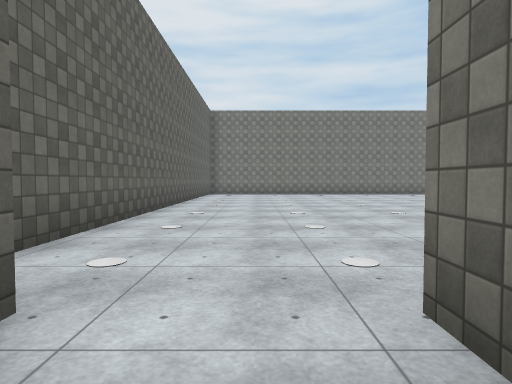
View 1 (above)

24 first-person views from a walk through a Unity game level. The camera is 1.3 m above the floor, tilts 2° down and sees 75° across. Doors are open. The floor is counted in squares, 2 m on a side. Each view is taken from the middle of a square. On the plan, view 1 faces up. The plan holds only what a view shows up to about 10 squares ahead; the rest is blank. The place goes on beyond the plan. The player is left out. Surface patterns are stand-ins for the level's own textures.

View 2
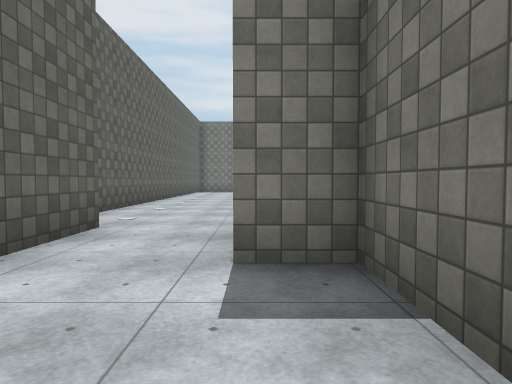

View 3
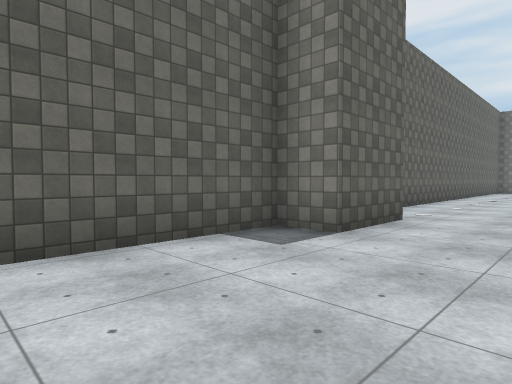

View 4
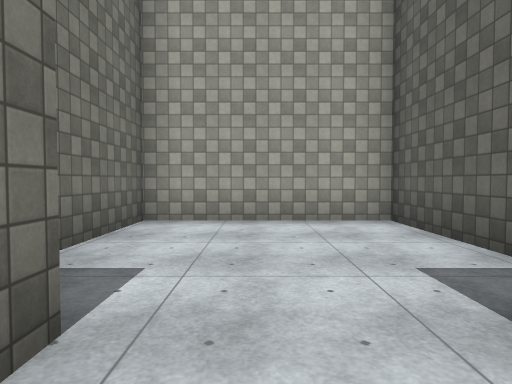

View 5
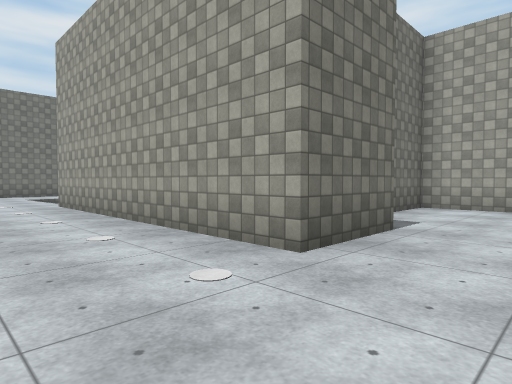

View 6
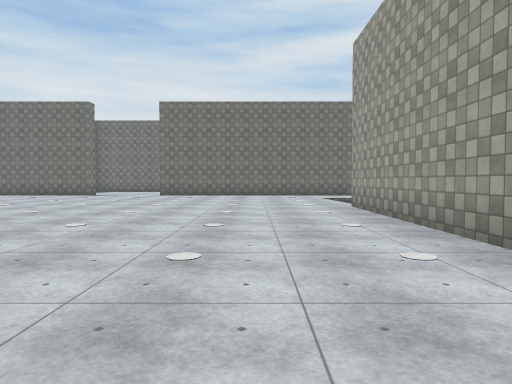

View 7
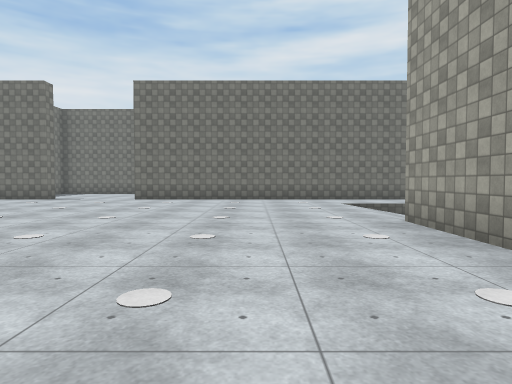

View 8
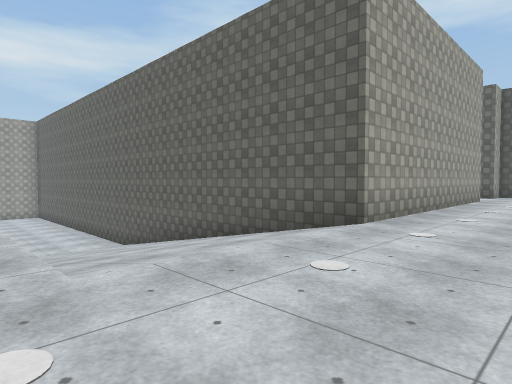

View 9
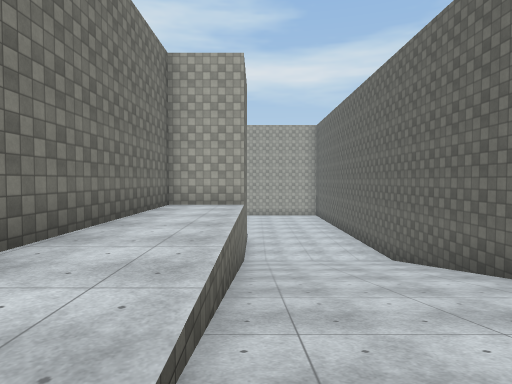

View 10
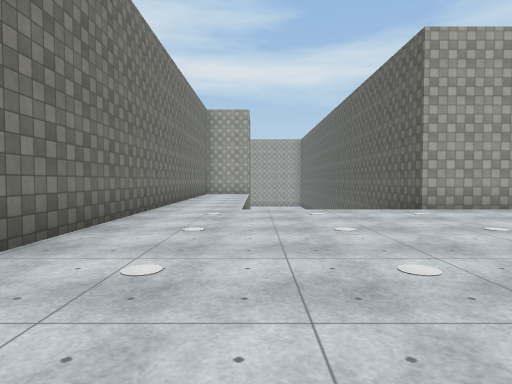

View 11
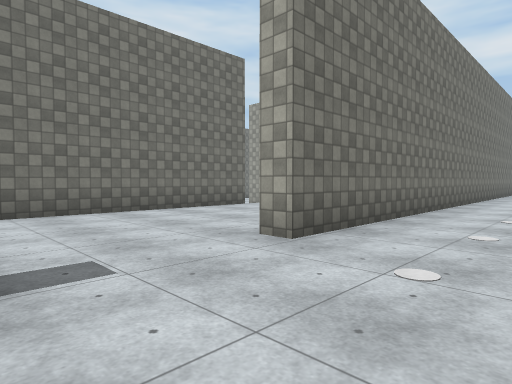

View 12
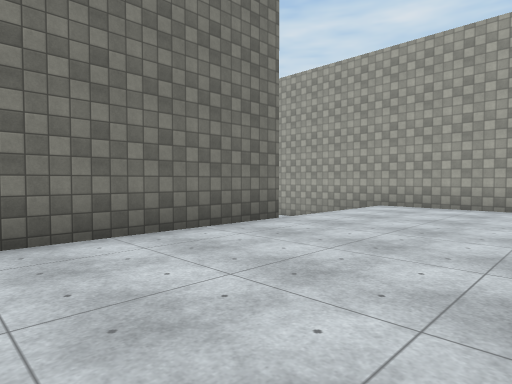

View 13
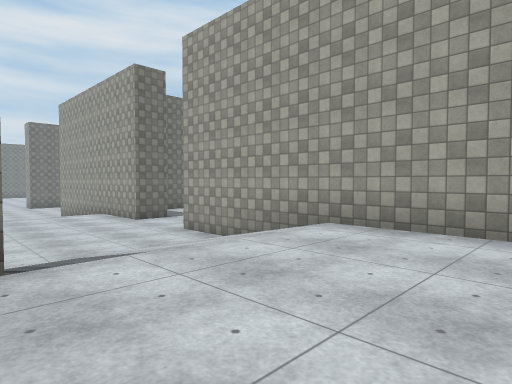

View 14
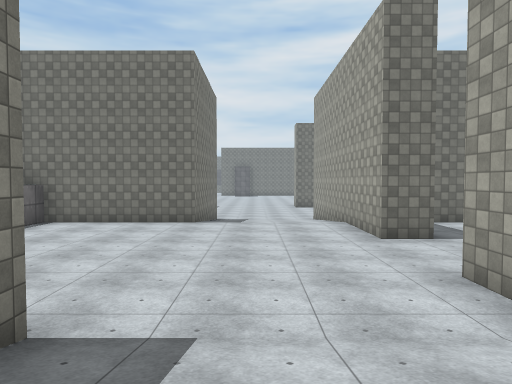

View 15
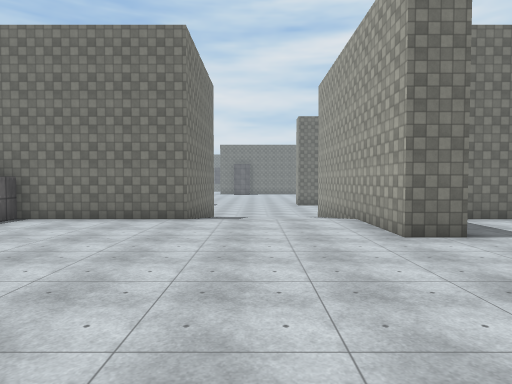

View 16
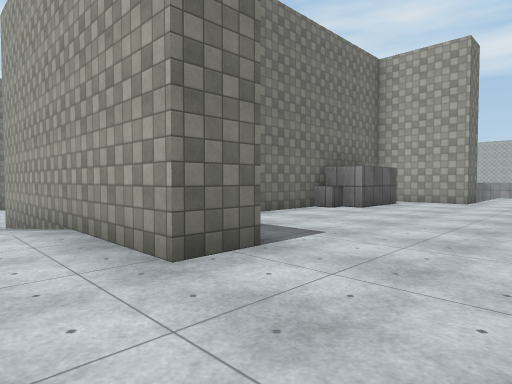

View 17
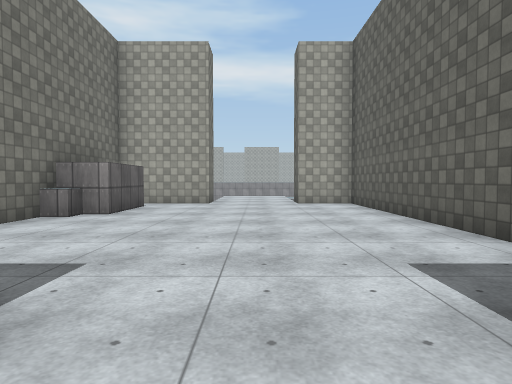

View 18
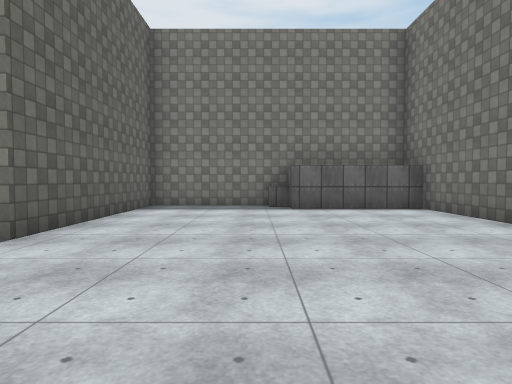

View 19
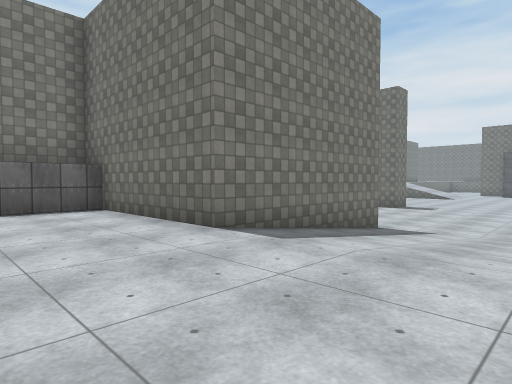

View 20
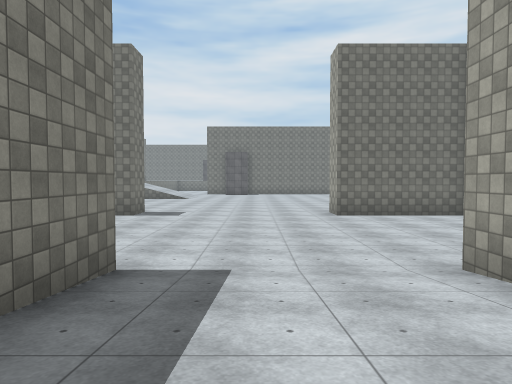

View 21
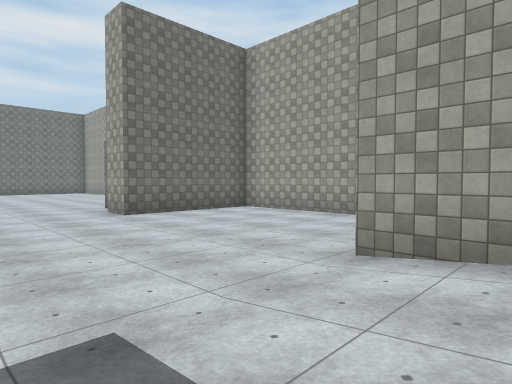

View 22
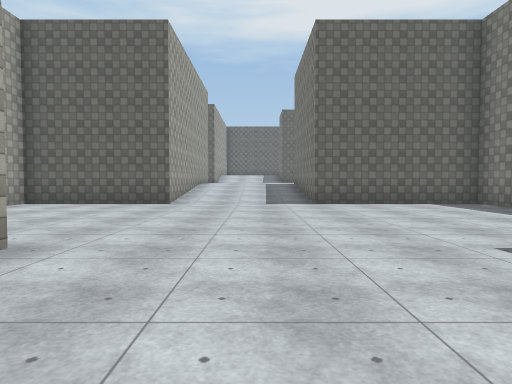

View 23
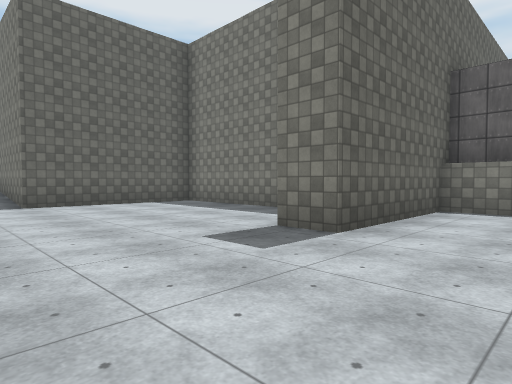

View 24
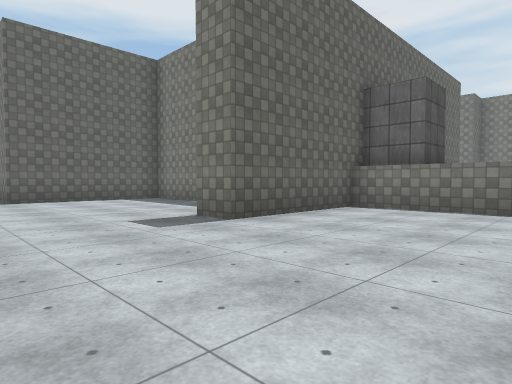

### Floor plan
Key: @ floor where view 1 was taken; # wall or solid block; . main floor; - floor 1 m lower than the main floor; _ floor 2 m lower than the main floor; < floor 3 m lower than the main floor; / step, stairs or slope.
Columns run from 2 left of view 1 to 44 right of it. Each row starts with its distance up from view 1.
 12                                            #
 11            .. .....                       ##..
 10 #....... ............# #####              #___
  9 #....................# #---####    #####  #___
  8 #................#...# #------#    #_____ #___
  7 #................#...# #------#    #_____##____
  6 #................#...# #------#    #___________
  5 #................#...###------######___________
  4 #................#...///-------////____________
  3 #................#...///-------////____________
  2 #................#...///-------////___________
  1 ##.########////..#...///-------////__________
  0 ##@##     #////..########---########_____###
 -1 #...#     #////..#      ------#    #_____#
 -2 #...#     #////..#      ------#    #_____#
 -3 #...#     #////..#     #------#    #_____#
 -4 #...#     #////..#     #------#      #####
 -5 #####     #////..#     #------#
 -6           #////..#     #-----##
 -7           #<<<<###     #-----#
 -8           #<<<<#       #------
 -9                        ##---##

Where each view was taken, in squares from view 1:
view 1: 0 up, 0 right, facing up
view 2: 3 down, 1 right, facing up
view 3: 4 down, 1 right, facing up-left
view 4: 1 up, 0 right, facing down
view 5: 4 up, 1 left, facing down-right
view 6: 4 up, 0 right, facing right
view 7: 4 up, 3 right, facing right
view 8: 4 up, 13 right, facing down-left
view 9: 2 up, 12 right, facing down
view 10: 9 up, 12 right, facing down
view 11: 11 up, 12 right, facing down-right
view 12: 9 up, 15 right, facing down-right
view 13: 5 up, 16 right, facing down-right
view 14: 3 up, 19 right, facing right
view 15: 3 up, 20 right, facing right
view 16: 2 up, 23 right, facing down-right
view 17: 1 up, 24 right, facing down
view 18: 1 up, 24 right, facing up
view 19: 1 up, 25 right, facing up-right
view 20: 3 up, 29 right, facing right
view 21: 4 up, 31 right, facing down-right
view 22: 3 up, 42 right, facing left
view 23: 3 up, 42 right, facing up-left
view 24: 3 up, 44 right, facing up-left
